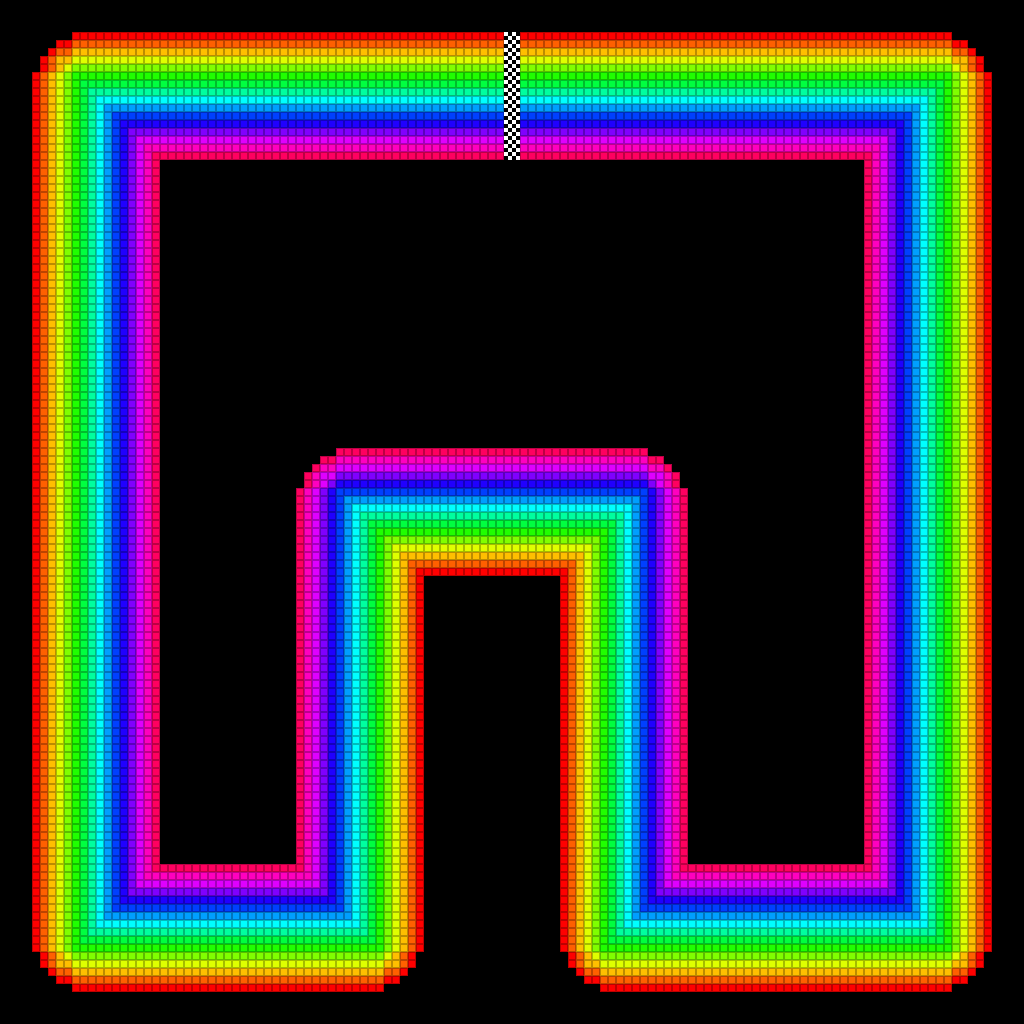

Tiled map render using the project's own tile images. Description and the map definition, with tile-layer contents summarised, below:
An orthogonal 128x128 tile map with 8x8 px tiles, 1 tile layer (Tile Layer 1) and 2 objects (finish, route).

<map version="1.4" tiledversion="1.4.2" orientation="orthogonal" renderorder="right-down" width="128" height="128" tilewidth="8" tileheight="8" infinite="0" nextlayerid="3" nextobjectid="3">
 <tileset firstgid="1" source="tileset.tsx" />
 <layer id="1" name="Tile Layer 1" width="128" height="128">
  <data>[16384 cells, 8224 non-empty, 17 distinct tile ids]</data>
 </layer>
 <objectgroup id="2" name="meta">
  <object id="1" name="finish" x="512" y="32">
   <polyline points="0,0 0,128" />
  </object>
  <object id="2" name="route" x="512" y="95">
   <polygon points="0,1 192,1 416,1 416,609 416,833 312,833 112,833 112,577 112,417 72,417 -152,417 -152,641 -152,841 -192,841 -416,841 -416,225 -416,1" />
  </object>
 </objectgroup>
</map>